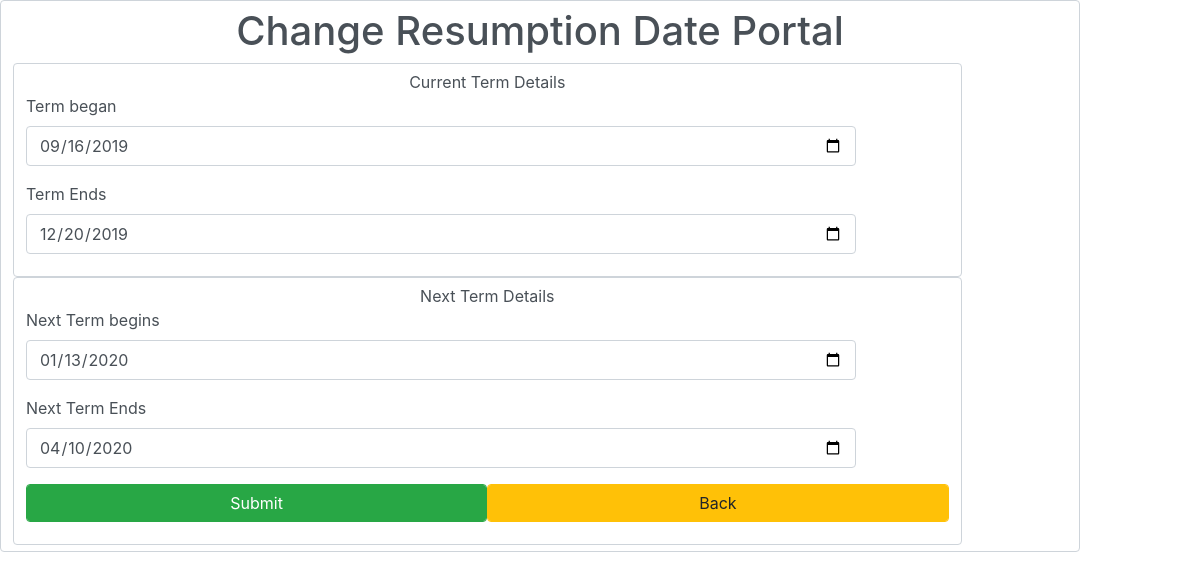
/secondary_school/change_resumption_date.php (signed in), run on the app's committed database.
### tables this page shows
CREATE TABLE `session_info` (
  `id` int(3) NOT NULL AUTO_INCREMENT,
  `session` varchar(10) NOT NULL DEFAULT '2018/2019',
  `term` varchar(10) NOT NULL DEFAULT 'First',
  `term_began` date NOT NULL,
  `term_ends` date NOT NULL,
  `next_term_begins` date NOT NULL,
  `next_term_ends` date NOT NULL,
  PRIMARY KEY (`id`)
);

### secondary_school/change_resumption_date.php (the view, shortened to what this page needs)
<?php
require_once("connect.php");
include_once("head.php");
$session=$_SESSION['session'];
$term=$_SESSION['term'];
$result=$con->query("SELECT * FROM `session_info` WHERE `session`='$session' AND `term`='$term'");
if ($result->num_rows > 0) {
  while ($rows=$result->fetch_assoc()) {
    $term_began=$rows['term_began'];
    $term_ends=$rows['term_ends'];
    $next_term_begins=$rows['next_term_begins'];
		$next_term_ends=$rows['next_term_ends'];
  }
}else {
	echo "No data found ";
}
?>
<div class="container form-control">
	<h1 align='center'>Change Resumption Date Portal</h1>
	<form method="POST" action="change_resumption_date.php">
		<div class="form-control">
			<div align='center'>Current Term Details</div>
			<div class="form-group">
				<label>Term began</label>
				<input type="date" name="term_began" value="<?php echo $term_began; ?>" class="form-control" />
			</div>
			<div class="form-group">
				<label>Term Ends</label>
				<input type="date" name="term_ends" value="<?php echo $term_ends; ?>" class="form-control" />
			</div>
		</div>
		<div class="form-control">
			<div align='center'>Next Term Details</div>
			<div class="form-group">
				<label>Next Term begins</label>
				<input type="date" name="next_term_begins" value="<?php echo $next_term_begins; ?>" class="form-control" />
			</div>
			<div class="form-group">
				<label>Next Term Ends</label>
				<input type="date" name="next_term_ends" value="<?php echo $next_term_ends; ?>" class="form-control" />
			</div>
			<div class="form-group" style="display:flex;">
				<input type="submit" name="submit" class="btn btn-success form-control" value="Submit" />
				<input type="submit" name="back" class="btn btn-warning form-control" value="Back" formaction="javascript:history.back();"/>
			</div>
	</div>
	</form>
</div>

### data on the page
session_info: term_began "09/16/2019", term_ends "12/20/2019", next_term_begins "01/13/2020", next_term_ends "04/10/2020"
